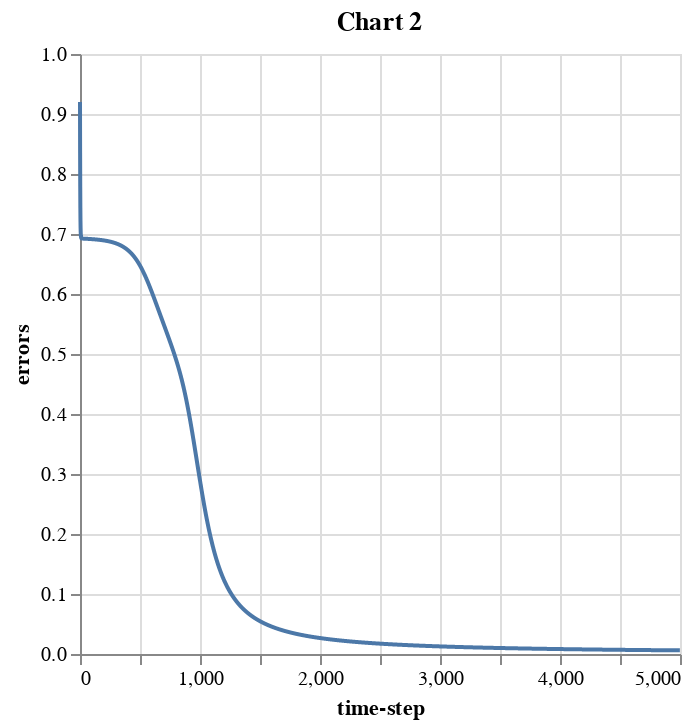

Notebook cell for this chart:
### Code cell
# Gráfico del error por iteración
alt.data_transformers.disable_max_rows()
df = pd.DataFrame({"errors":errors, "time-step": np.arange(0, len(errors))})
alt.Chart(df).mark_line().encode(x="time-step", y="errors").properties(title='Chart 2')

### Figure 1 — Vega-Lite specification as saved in the notebook (floating-point values rounded to 4 significant figures; data arrays with more than 128 entries replaced by an {"elided": "..."} marker saying what was removed)
{"config": {"view": {"continuousWidth": 300, "continuousHeight": 300}}, "data": {"name": "data-2e194a01adc28d35f0021f0b51f89440"}, "mark": {"type": "line"}, "encoding": {"x": {"field": "time-step", "type": "quantitative"}, "y": {"field": "errors", "type": "quantitative"}}, "title": "Chart 2", "$schema": "https://vega.github.io/schema/vega-lite/v5.20.1.json", "datasets": {"data-2e194a01adc28d35f0021f0b51f89440": {"elided": "5000 records"}}}
